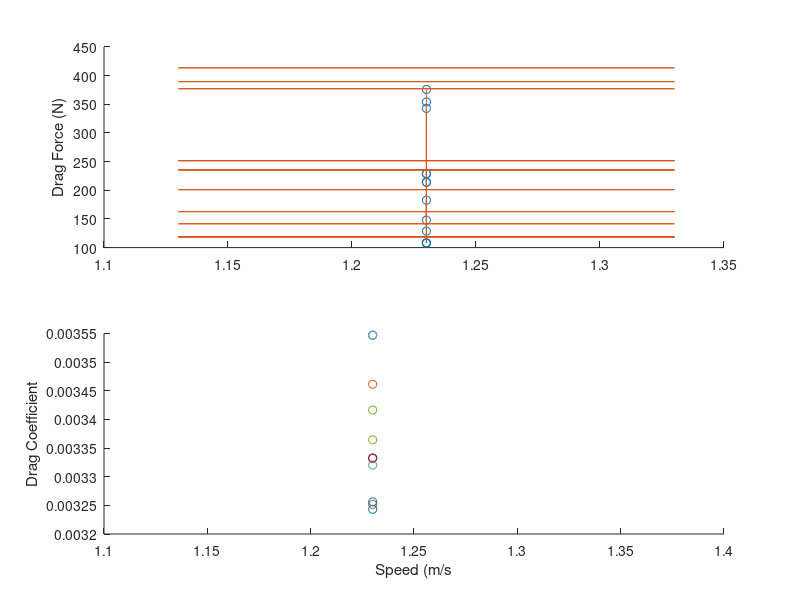

MATLAB code for this plot: (Note: this script raises an error after producing the figure.)
% Calculate whale drag coefficients for all whales for ARK entanglement
% cases
% Age at first entanglement gives length and weight (Moore et al 2004)
% width-to-length ratios from Fortune et al 2012.

% length, m
% Moore et al. 2005 length at age relationship (NOT FORTUNE)
Age = [20; 18; 8; 7; 3; 8; 7; 17; 2; 1; 1; 5; 1];
l = 1011.033+320.501*log10(Age); % MOORE ET AL 2004
d_max=0.21*l+38.63;
l = l/100; d_max = d_max/100; % convert to m

% speed, ms-1 % ONLY ESTIMATING AT 1.23 M/S
U = 1.23;
% kinematic viscosity of seawater, m2s-1
v = 10^-6;

% calculate reynolds number
Re = (l*U)./v;

% coefficient of friction [Eqn. 4]
Cf = 0.072*Re.^(-1/5);

% seawater density kg/m^3
rho = 1025;

% estimated whale mass
% Moore et al. 2005 weight at age relationship (NOT FORTUNE)
M = 3169.39+1773.666*Age;

% estimated wetted surface area
Sw = 0.08*M.^0.65;

% max diameter of body, m
% Fortune et al. 2012, width to length relationship from photogrammetry
% (NOT NECROPSY)
d = (38.63+0.21*l*100)/100;

% Fineness Ratio
FR = l./d;

% drag augmentation factor for oscillation, = 3 as per Frank Fish, pers comm
k = 1.5;
% appendages
g = 1.3;

% calculate drag coefficient [Eqn 5]
whaleCD0 = Cf.*(1+1.5*(d./l).^(3/2) + 7*(d./l).^3);

% calculate drag force on the whale body (N)
whaleDf = (1/2)*rho*(U.^2)*Sw.*whaleCD0*g*k;
whaleDf_lower = whaleDf*0.9;
whaleDf_upper = whaleDf*1.1; % error for oscillation: use 1.35 to 1.65

% back-calculate Cd
whaleCD = (2*whaleDf)./(rho*(U.^2)*Sw);

% plot on figure
figure(2); clf
subplot(211); hold on
plot(repmat(U,length(Age),1),whaleDf,'o')
errorbar(repmat(1.23,length(Age),1),whaleDf,whaleDf-whaleDf_upper,whaleDf-whaleDf_lower)
ylabel('Drag Force (N)')

subplot(212); hold on
plot(U,whaleCD0,'o')
xlabel('Speed (m/s'); ylabel('Drag Coefficient')
adjustfigurefont

%% for each ARK whale case
% get parameters for entangling gear attachment points
% pt = location of attachment point [m]
% A = frontal area of attachment points [m^2]
% p = height of protuberance at each attachment [m]
load('ARKcase_pApt')

for i = 1:13;
    % calculate width
    [width,stations] = bodywidth(l(i));
    
    % obtain boundary layer dimensions
    BL = bndry_layer(width,d(i),stations);
    
    % calculate interference drag
    [DI(i,:),DI_upper(i,:),DI_lower(i,:)] = interferenceDrag(pt(i,:),A(i,:),p(i,:),BL,stations);
end

%% add gear drag estimates
TOWDRAGest_ARKcases

% total drag = whaleDf + DI + gear
Dtot = whaleDf + DI(:,8) + meas'; 

%% plot all components
figure(6); hold on
% plot whale
h1 = plot(U,whaleDf,'o','color',[0 0.40 0.7]); % whale
% plot interference drag
h2 = plot(U,DI(:,8),'o','color',[0.494 0.184 0.556]); 
% plot gear drag
h3 = plot(U,meas','o','color',[0.829 0.594 0.025]); 

% add to whale and gear drag
Dtot_lower = whaleDf_lower + DI_lower(:,8) + meas';
Dtot_upper = whaleDf_upper + DI_upper(:,8) + meas';

% plot total entangled whale with lower and upper bounds
plot(U,Dtot,'o','color',[0.65 0.65 0.65])
plot(U,Dtot_lower,'^','color',[0.65 0.65 0.65])
plot(U,Dtot_upper,'v','color',[0.65 0.65 0.65])

box on
xlabel('Speed (m/s)'); ylabel('Drag (N)')
adjustfigurefont
[legh,objh,outh,outm] = legend('Whale Drag','Interference Drag',...
    'Gear Drag','Total Whale + Gear','Location','NW');
set(objh,'linewidth',2);
ylim([0 2500])

% cd /Users/julievanderhoop/Documents/MATLAB/TOW/AnalysisFigs/Paper
% print('GearDrag_Fig7.eps','-depsc','-r300')

%% drag contribution of each case
clear bardata
bardata(1,:) = whaleDf;
bardata(2,:) = DI(:,8);
bardata(3,:) = meas;
[B,I] = sort(Age); % sort by Age
% sort_bardata = bardata(:,I); % reform data matrix

% gear to total body
contrib = sum(bardata(2:3,:))./bardata(1,:);
whales = {'Eg 1238  ','Eg 1427  ','Eg 1971  ','Eg 2027  ','Eg 2151  ',...
    'Eg 2223  ','Eg 2427  ','Eg 2470  ','Eg 2753  ','Eg 3120  ','Eg 3392  ',...
    'Eg 3420  ','Eg 3821  '};

% set up anonymous functions
stackedbar = @(x, A) bar(x, A, 'stack');
dots = @(x, y) plot(x, y, 'bo', 'Markersize', 15,'MarkerFaceColor','b');
triangles = @(x, y) plot(x, y, 'b^', 'Markersize', 15,'Markerfacecolor','b');

fate = [1; 0; 0; 0; 1; 0; 0; 0; 0; 0; 0; 0; 0]; % 0 alive; 1 died. Sorted in this order. Whales that died are 2151 and 1238

% plot
figure(99); clf; hold on
[ax, h1, h2] = plotyy(1:13, bardata', 1:13, L,stackedbar,dots);
% [ax, h1, h2] = plotyy(find(flt == 1), bardata(:,flt == 1)', find(flt == 1), L(flt==1),stackedbar,triangles);
xticklabel_rotate(1:13,90,whales,'FontSize',14)
ylabel('Drag (N)')
axes(ax(2)); hold on
plot(find(fate == 1),1,'rs', 'Markersize', 15,'MarkerFaceColor','r') % fate
myC= [0 0 0; 0.5 0.5 0.5; 1 1 1];
colormap(myC)
ylabel('Total Line on Animal (m)')
adjustfigurefont

cd /Users/julievanderhoop/Documents/MATLAB/TOW/DragTheoryComparison/Figures
print('DragContribution_ARK.tif','-dtiff','-r300')

%%

% figure(99)
% plot(sort(Age),contrib,'o')
% fitcontrib =  fit(Age,contrib,'exp1')
% w = linspace(min(Age),max(Age));
% line(w,feval(fitcontrib,w),'Color','k')

